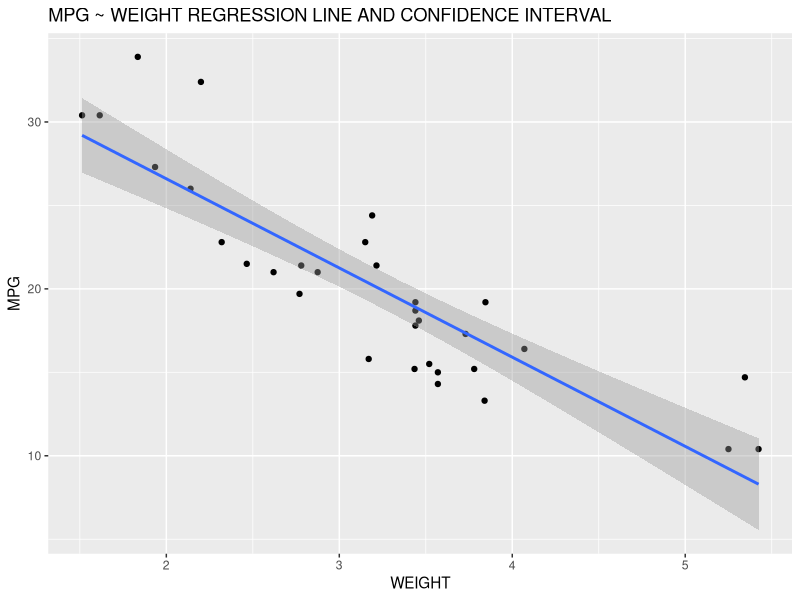

Write the R code that produced this figure.
## ---- chunk 1
fit<-lm(mpg ~ wt, data = mtcars)
## ---- chunk 2
data(mtcars)
paste("Miles Per Gallon Prediction = ", 
      round((coef(fit)[1]),digits=2), 
      " - ",
      abs(round((coef(fit)[2]),digits=2)),
      " * weight", sep="")
## ---- chunk 3
t.test(mpg ~ am, data = mtcars)
## ---- chunk 4
anova(lm(mpg~am, data = mtcars))
## ---- chunk 5
library(ggplot2)
## ---- chunk 6
paste(round((37.29 - (5.34*3.22)), digits=0), " Miles Per Gallon", sep="")
## ---- chunk 7
qplot(wt, mpg,  data = mtcars, 
      geom = c("point","smooth"), 
      main="MPG ~ WEIGHT REGRESSION LINE AND CONFIDENCE INTERVAL",
      xlab="WEIGHT",ylab="MPG",method = "lm")
